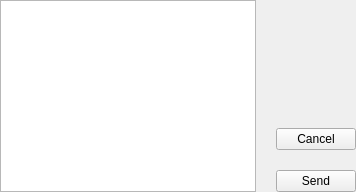
     <widget class="QWidget" name="txFrame" native="true">
      <layout class="QHBoxLayout" name="horizontalLayout_5">
       <property name="spacing">
        <number>20</number>
       </property>
       <property name="leftMargin">
        <number>0</number>
       </property>
       <property name="topMargin">
        <number>0</number>
       </property>
       <property name="rightMargin">
        <number>0</number>
       </property>
       <property name="bottomMargin">
        <number>0</number>
       </property>
       <item>
        <widget class="QTableWidget" name="txTable">
         <property name="sizePolicy">
          <sizepolicy hsizetype="Expanding" vsizetype="Expanding">
           <horstretch>0</horstretch>
           <verstretch>0</verstretch>
          </sizepolicy>
         </property>
         <property name="minimumSize">
          <size>
           <width>0</width>
           <height>80</height>
          </size>
         </property>
         <property name="editTriggers">
          <set>QAbstractItemView::NoEditTriggers</set>
         </property>
         <property name="selectionMode">
          <enum>QAbstractItemView::ContiguousSelection</enum>
         </property>
         <property name="selectionBehavior">
          <enum>QAbstractItemView::SelectRows</enum>
         </property>
         <property name="showGrid">
          <bool>false</bool>
         </property>
         <attribute name="horizontalHeaderMinimumSectionSize">
          <number>20</number>
         </attribute>
         <attribute name="verticalHeaderMinimumSectionSize">
          <number>20</number>
         </attribute>
        </widget>
       </item>
       <item>
        <layout class="QVBoxLayout" name="verticalLayout_10">
         <property name="spacing">
          <number>20</number>
         </property>
         <property name="rightMargin">
          <number>0</number>
         </property>
         <item>
          <spacer name="verticalSpacer_5">
           <property name="orientation">
            <enum>Qt::Vertical</enum>
           </property>
           <property name="sizeHint" stdset="0">
            <size>
             <width>20</width>
             <height>40</height>
            </size>
           </property>
          </spacer>
         </item>
         <item>
          <widget class="QPushButton" name="txCancelButton">
           <property name="text">
            <string>Cancel</string>
           </property>
          </widget>
         </item>
         <item>
          <widget class="QPushButton" name="txConfirmButton">
           <property name="text">
            <string>Send</string>
           </property>
          </widget>
         </item>
        </layout>
       </item>
      </layout>
     </widget>
